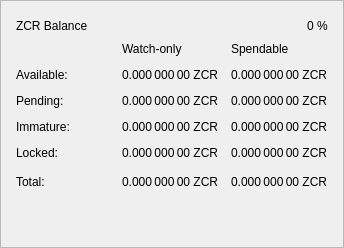
                   <widget class="QFrame" name="frame_Balances">
                    <property name="autoFillBackground">
                     <bool>false</bool>
                    </property>
                    <property name="styleSheet">
                     <string notr="true">basckground-color:#fff;</string>
                    </property>
                    <property name="frameShape">
                     <enum>QFrame::StyledPanel</enum>
                    </property>
                    <property name="frameShadow">
                     <enum>QFrame::Raised</enum>
                    </property>
                    <layout class="QVBoxLayout" name="verticalLayout_4">
                     <property name="leftMargin">
                      <number>15</number>
                     </property>
                     <property name="topMargin">
                      <number>15</number>
                     </property>
                     <property name="rightMargin">
                      <number>15</number>
                     </property>
                     <property name="bottomMargin">
                      <number>15</number>
                     </property>
                     <item>
                      <layout class="QHBoxLayout" name="horizontalLayout_4">
                       <item>
                        <widget class="QLabel" name="label_5">
                         <property name="minimumSize">
                          <size>
                           <width>0</width>
                           <height>20</height>
                          </size>
                         </property>
                         <property name="font">
                          <font/>
                         </property>
                         <property name="text">
                          <string>ZCR Balance</string>
                         </property>
                        </widget>
                       </item>
                       <item>
                        <spacer name="horizontalSpacer_3">
                         <property name="orientation">
                          <enum>Qt::Horizontal</enum>
                         </property>
                         <property name="sizeHint" stdset="0">
                          <size>
                           <width>40</width>
                           <height>20</height>
                          </size>
                         </property>
                        </spacer>
                       </item>
                       <item>
                        <widget class="QLabel" name="labelZCRPercent">
                         <property name="text">
                          <string notr="true">0 %</string>
                         </property>
                        </widget>
                       </item>
                      </layout>
                     </item>
                     <item>
                      <layout class="QGridLayout" name="gridLayout">
                       <property name="spacing">
                        <number>12</number>
                       </property>
                       <item row="3" column="0">
                        <widget class="QLabel" name="labelImmatureText">
                         <property name="text">
                          <string>Immature:</string>
                         </property>
                        </widget>
                       </item>
                       <item row="4" column="0">
                        <widget class="QLabel" name="labelLockedBalanceText">
                         <property name="toolTip">
                          <string>Locked ZCR or Masternode collaterals. These are excluded from zZCR minting.</string>
                         </property>
                         <property name="text">
                          <string>Locked:</string>
                         </property>
                        </widget>
                       </item>
                       <item row="5" column="0">
                        <widget class="QLabel" name="labelTotalText">
                         <property name="toolTip">
                          <string>Your current ZCore balance, unconfirmed and immature transactions included</string>
                         </property>
                         <property name="text">
                          <string>Total:</string>
                         </property>
                        </widget>
                       </item>
                       <item row="5" column="1">
                        <spacer name="horizontalSpacer_9">
                         <property name="orientation">
                          <enum>Qt::Horizontal</enum>
                         </property>
                         <property name="sizeHint" stdset="0">
                          <size>
                           <width>40</width>
                           <height>20</height>
                          </size>
                         </property>
                        </spacer>
                       </item>
                       <item row="1" column="0">
                        <widget class="QLabel" name="labelBalanceText">
                         <property name="text">
                          <string>Available:</string>
                         </property>
                        </widget>
                       </item>
                       <item row="2" column="0">
                        <widget class="QLabel" name="labelPendingText">
                         <property name="text">
                          <string>Pending:</string>
                         </property>
                        </widget>
                       </item>
                       <item row="0" column="3">
                        <widget class="QLabel" name="labelSpendable">
                         <property name="text">
                          <string>Spendable</string>
                         </property>
                         <property name="alignment">
                          <set>Qt::AlignLeading|Qt::AlignLeft|Qt::AlignVCenter</set>
                         </property>
                        </widget>
                       </item>
                       <item row="0" column="2">
                        <widget class="QLabel" name="labelWatchonly">
                         <property name="text">
                          <string>Watch-only</string>
                         </property>
                         <property name="alignment">
                          <set>Qt::AlignLeading|Qt::AlignLeft|Qt::AlignVCenter</set>
                         </property>
                        </widget>
                       </item>
                       <item row="1" column="2">
                        <widget class="QLabel" name="labelWatchAvailable">
                         <property name="font">
                          <font/>
                         </property>
                         <property name="cursor">
                          <cursorShape>IBeamCursor</cursorShape>
                         </property>
                         <property name="toolTip">
                          <string>Your current balance in watch-only addresses</string>
                         </property>
                         <property name="text">
                          <string notr="true">0.000 000 00 ZCR</string>
                         </property>
                         <property name="alignment">
                          <set>Qt::AlignLeading|Qt::AlignLeft|Qt::AlignVCenter</set>
                         </property>
                         <property name="textInteractionFlags">
                          <set>Qt::LinksAccessibleByMouse|Qt::TextSelectableByKeyboard|Qt::TextSelectableByMouse</set>
                         </property>
                        </widget>
                       </item>
                       <item row="1" column="3">
                        <widget class="QLabel" name="labelBalance">
                         <property name="font">
                          <font/>
                         </property>
                         <property name="cursor">
                          <cursorShape>IBeamCursor</cursorShape>
                         </property>
                         <property name="toolTip">
                          <string>Your current spendable balance</string>
                         </property>
                         <property name="text">
                          <string notr="true">0.000 000 00 ZCR</string>
                         </property>
                         <property name="alignment">
                          <set>Qt::AlignLeading|Qt::AlignLeft|Qt::AlignVCenter</set>
                         </property>
                         <property name="textInteractionFlags">
                          <set>Qt::LinksAccessibleByMouse|Qt::TextSelectableByKeyboard|Qt::TextSelectableByMouse</set>
                         </property>
                        </widget>
                       </item>
                       <item row="2" column="2">
                        <widget class="QLabel" name="labelWatchPending">
                         <property name="font">
                          <font/>
                         </property>
                         <property name="cursor">
                          <cursorShape>IBeamCursor</cursorShape>
                         </property>
                         <property name="toolTip">
                          <string>Unconfirmed transactions to watch-only addresses</string>
                         </property>
                         <property name="text">
                          <string notr="true">0.000 000 00 ZCR</string>
                         </property>
                         <property name="alignment">
                          <set>Qt::AlignLeading|Qt::AlignLeft|Qt::AlignVCenter</set>
                         </property>
                         <property name="textInteractionFlags">
                          <set>Qt::LinksAccessibleByMouse|Qt::TextSelectableByKeyboard|Qt::TextSelectableByMouse</set>
                         </property>
                        </widget>
                       </item>
                       <item row="2" column="3">
                        <widget class="QLabel" name="labelUnconfirmed">
                         <property name="font">
                          <font/>
                         </property>
                         <property name="cursor">
                          <cursorShape>IBeamCursor</cursorShape>
                         </property>
                         <property name="toolTip">
                          <string>Total of transactions that have yet to be confirmed, and do not yet count toward the spendable balance</string>
                         </property>
                         <property name="text">
                          <string notr="true">0.000 000 00 ZCR</string>
                         </property>
                         <property name="alignment">
                          <set>Qt::AlignLeading|Qt::AlignLeft|Qt::AlignVCenter</set>
                         </property>
                         <property name="textInteractionFlags">
                          <set>Qt::LinksAccessibleByMouse|Qt::TextSelectableByKeyboard|Qt::TextSelectableByMouse</set>
                         </property>
                        </widget>
                       </item>
                       <item row="3" column="2">
                        <widget class="QLabel" name="labelWatchImmature">
                         <property name="font">
                          <font/>
                         </property>
                         <property name="cursor">
                          <cursorShape>IBeamCursor</cursorShape>
                         </property>
                         <property name="toolTip">
                          <string>Staked or masternode rewards in watch-only addresses that has not yet matured</string>
                         </property>
                         <property name="text">
                          <string notr="true">0.000 000 00 ZCR</string>
                         </property>
                         <property name="alignment">
                          <set>Qt::AlignLeading|Qt::AlignLeft|Qt::AlignVCenter</set>
                         </property>
                         <property name="textInteractionFlags">
                          <set>Qt::LinksAccessibleByMouse|Qt::TextSelectableByKeyboard|Qt::TextSelectableByMouse</set>
                         </property>
                        </widget>
                       </item>
                       <item row="3" column="3">
                        <widget class="QLabel" name="labelImmature">
                         <property name="font">
                          <font/>
                         </property>
                         <property name="cursor">
                          <cursorShape>IBeamCursor</cursorShape>
                         </property>
                         <property name="toolTip">
                          <string>Staked or masternode rewards that has not yet matured</string>
                         </property>
                         <property name="text">
                          <string notr="true">0.000 000 00 ZCR</string>
                         </property>
                         <property name="alignment">
                          <set>Qt::AlignLeading|Qt::AlignLeft|Qt::AlignVCenter</set>
                         </property>
                         <property name="textInteractionFlags">
                          <set>Qt::LinksAccessibleByMouse|Qt::TextSelectableByKeyboard|Qt::TextSelectableByMouse</set>
                         </property>
                        </widget>
                       </item>
                       <item row="4" column="2">
                        <widget class="QLabel" name="labelWatchLocked">
                         <property name="font">
                          <font/>
                         </property>
                         <property name="cursor">
                          <cursorShape>IBeamCursor</cursorShape>
                         </property>
                         <property name="toolTip">
                          <string>Current locked balance in watch-only addresses</string>
                         </property>
                         <property name="text">
                          <string notr="true">0.000 000 00 ZCR</string>
                         </property>
                         <property name="alignment">
                          <set>Qt::AlignLeading|Qt::AlignLeft|Qt::AlignVCenter</set>
                         </property>
                         <property name="textInteractionFlags">
                          <set>Qt::LinksAccessibleByMouse|Qt::TextSelectableByKeyboard|Qt::TextSelectableByMouse</set>
                         </property>
                        </widget>
                       </item>
                       <item row="4" column="3">
                        <widget class="QLabel" name="labelLockedBalance">
                         <property name="font">
                          <font/>
                         </property>
                         <property name="cursor">
                          <cursorShape>IBeamCursor</cursorShape>
                         </property>
                         <property name="toolTip">
                          <string>Locked ZCR or Masternode collaterals. These are excluded from zZCR minting.</string>
                         </property>
                         <property name="text">
                          <string notr="true">0.000 000 00 ZCR</string>
                         </property>
                         <property name="alignment">
                          <set>Qt::AlignLeading|Qt::AlignLeft|Qt::AlignVCenter</set>
                         </property>
                         <property name="textInteractionFlags">
                          <set>Qt::LinksAccessibleByMouse|Qt::TextSelectableByKeyboard|Qt::TextSelectableByMouse</set>
                         </property>
                        </widget>
                       </item>
                       <item row="5" column="2">
                        <widget class="QLabel" name="labelWatchTotal">
                         <property name="font">
                          <font/>
                         </property>
                         <property name="cursor">
                          <cursorShape>IBeamCursor</cursorShape>
                         </property>
                         <property name="toolTip">
                          <string>Current total balance in watch-only addresses</string>
                         </property>
                         <property name="text">
                          <string notr="true">0.000 000 00 ZCR</string>
                         </property>
                         <property name="alignment">
                          <set>Qt::AlignLeading|Qt::AlignLeft|Qt::AlignVCenter</set>
                         </property>
                         <property name="textInteractionFlags">
                          <set>Qt::LinksAccessibleByMouse|Qt::TextSelectableByKeyboard|Qt::TextSelectableByMouse</set>
                         </property>
                        </widget>
                       </item>
                       <item row="5" column="3">
                        <widget class="QLabel" name="labelTotal">
                         <property name="font">
                          <font/>
                         </property>
                         <property name="cursor">
                          <cursorShape>IBeamCursor</cursorShape>
                         </property>
                         <property name="toolTip">
                          <string>Your current ZCore balance, unconfirmed and immature transactions included</string>
                         </property>
                         <property name="text">
                          <string notr="true">0.000 000 00 ZCR</string>
                         </property>
                         <property name="alignment">
                          <set>Qt::AlignLeading|Qt::AlignLeft|Qt::AlignVCenter</set>
                         </property>
                         <property name="textInteractionFlags">
                          <set>Qt::LinksAccessibleByMouse|Qt::TextSelectableByKeyboard|Qt::TextSelectableByMouse</set>
                         </property>
                        </widget>
                       </item>
                      </layout>
                     </item>
                     <item>
                      <spacer name="verticalSpacer_3">
                       <property name="orientation">
                        <enum>Qt::Vertical</enum>
                       </property>
                       <property name="sizeType">
                        <enum>QSizePolicy::Expanding</enum>
                       </property>
                       <property name="sizeHint" stdset="0">
                        <size>
                         <width>20</width>
                         <height>40</height>
                        </size>
                       </property>
                      </spacer>
                     </item>
                    </layout>
                   </widget>
